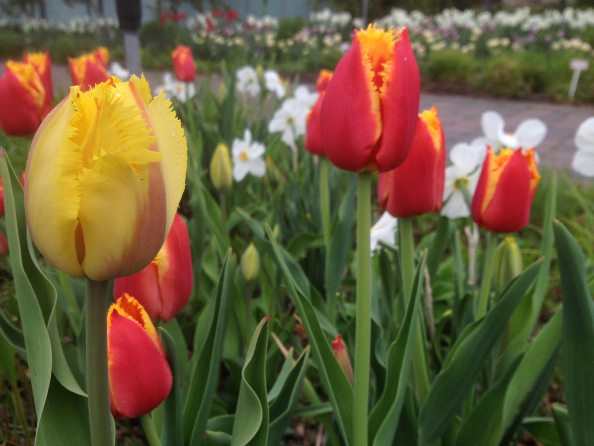
#> input picture tulips.bmp, 594 x 446 px
$ python huffmanimage.py
#> lines starting #> are read from the running program, lines starting #| are printed output that depends on the picture; long printed decimals are rounded
import numpy as pnum
import imageio
import queue

class Branch:
	def __init__(self):
		self.prob = None
		self.code = None
		self.data = None
		self.left = None
		self.right = None
	def __lt__(self, new):
		if (self.prob < new.prob):
			return 1
		else:
			return 0
	def __ge__(self, new):
		if (self.prob > new.prob):
			return 1
		else:
			return 0

def color_to_grey(img):
	grey_img = pnum.rint(img[:,:,0]*0.2989 + img[:,:,1]*0.5870 + img[:,:,2]*0.1140)
	grey_img = grey_img.astype(int)
	return grey_img

def prob_tree(probs):
	priority_q = queue.PriorityQueue()
	for color,probability in enumerate(probs):
		twig = Branch()
		twig.data = color
		twig.prob = probability
		priority_q.put(twig)

	while (priority_q.qsize()>1):
		newbranch = Branch()
		ls = priority_q.get()
		rs = priority_q.get()

		newbranch.left = ls
		newbranch.right = rs
		newprob = ls.prob+rs.prob
		newbranch.prob = newprob
		priority_q.put(newbranch)
	return priority_q.get()

def huffman_construct(root_branch,temp_array,f_code):
	if (root_branch.left is not None):
		temp_array[huffman_construct.count] = 1
		huffman_construct.count+=1
		huffman_construct(root_branch.left,temp_array,f_code)
		huffman_construct.count-=1
	if (root_branch.right is not None):
		temp_array[huffman_construct.count] = 0
		huffman_construct.count+=1
		huffman_construct(root_branch.right,temp_array,f_code)
		huffman_construct.count-=1
	else:
		huffman_construct.output_bits[root_branch.data] = huffman_construct.count
		color_code = ''.join(str(cell) for cell in temp_array[1:huffman_construct.count])
		color = str(root_branch.data)
		write_string = color+' '+ color_code+'\n'
		f_code.write(write_string)
	return

img = imageio.imread('tulips.bmp')
#> img is the input picture: shape (446, 594, 3); mean R, G, B 106.6, 92.8, 59.5
grey_img = color_to_grey(img)
#> in color_to_grey, `grey_img = pnum.rint(img[:,:,0]*0.2989 + img[:,:,1]*0.5870 + img[:,:,2..`:
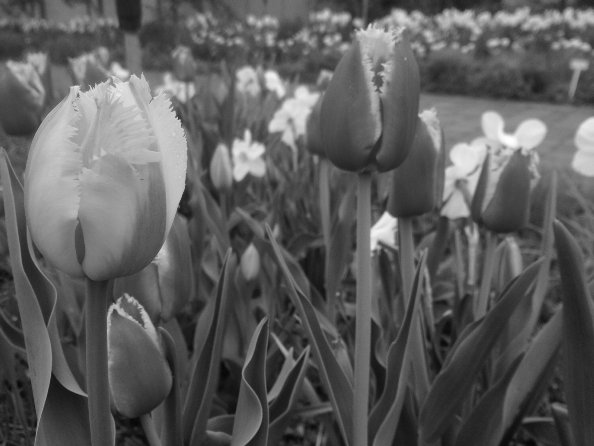
#> grey_img: shape (446, 594) float64; min 7, max 255, mean 93.1

histog = pnum.bincount(grey_img.ravel(),minlength=256)
#> histog = 256 values, max 3074 at index 73, min 0 at index 0, mean 1034.9
color_probs = histog/pnum.sum(histog)
#> color_probs = 256 values, max 0.0116 at index 73, min 0 at index 0, mean 0.00391
root_branch = prob_tree(color_probs)
#> the loop in prob_tree, `for color,probability in enumerate(probs):` made 256 passes
#> (probability, twig.prob) on passes 1 to 3: (0, 0), (0, 0), (0, 0)
#> the loop in prob_tree, `while (priority_q.qsize()>1):` made 255 passes

temp_array = pnum.ones([64],dtype=int)
huffman_construct.output_bits = pnum.empty(256,dtype=int)
huffman_construct.count = 0
f_code = open('huffman_codes.txt','w')
huffman_construct(root_branch,temp_array,f_code)

input_bits = img.shape[0]*img.shape[1]*8
#> input_bits = 2119392
img_compression = (1-pnum.sum(huffman_construct.output_bits*histog)/input_bits)*100
#> img_compression = 7.83
print('Compression of image is ',img_compression,' percent')
#| Compression of image is  7.827  percent
